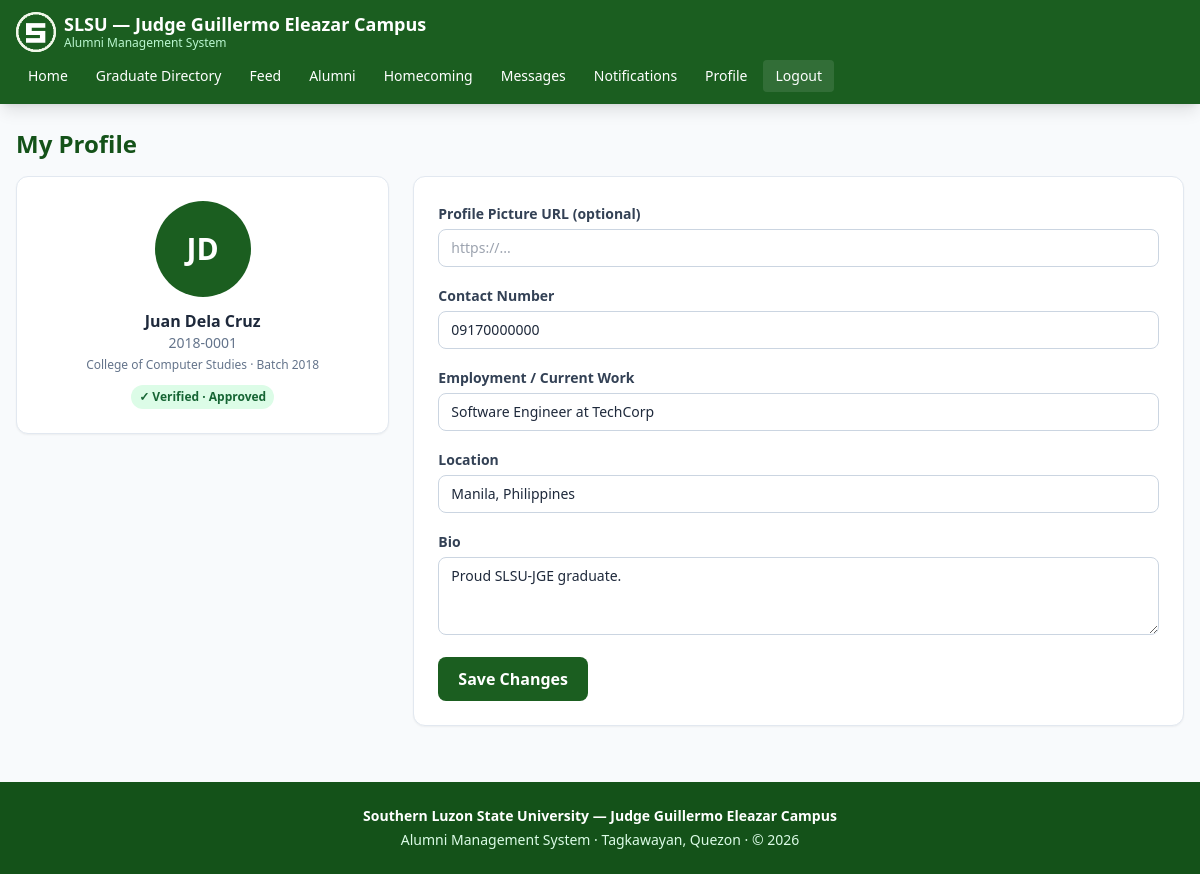
Screenshot of /profile (signed in) with the database file from the repository.
### tables this page shows
CREATE TABLE users (
    id INTEGER PRIMARY KEY AUTOINCREMENT,
    full_name TEXT NOT NULL,
    student_number TEXT NOT NULL,
    department TEXT,
    year_graduated INTEGER,
    email TEXT UNIQUE NOT NULL,
    contact TEXT,
    password_hash TEXT NOT NULL,
    status TEXT NOT NULL DEFAULT 'pending_unverified',
    verification_status TEXT NOT NULL DEFAULT 'unverified',
    is_admin INTEGER NOT NULL DEFAULT 0,
    bio TEXT DEFAULT '',
    employment TEXT DEFAULT '',
    location TEXT DEFAULT '',
    profile_pic TEXT DEFAULT '',
    created_at TEXT NOT NULL,
    last_login TEXT
);

### app.py (the view, shortened to what this page needs)
@app.route("/profile", methods=["GET", "POST"])
@login_required
def profile():
    user = current_user()
    db = get_db()
    return render_template("profile.html")

### app.py (called while the page is built)
def get_db():
    if "db" not in g:
        g.db = sqlite3.connect(DATABASE)
        g.db.row_factory = sqlite3.Row
        g.db.execute("PRAGMA foreign_keys = ON")
    return g.db

def current_user():
    uid = session.get("user_id")
    if not uid:
        return None
    db = get_db()
    return db.execute("SELECT * FROM users WHERE id = ?", (uid,)).fetchone()

def login_required(f):
    @wraps(f)
    def wrapper(*args, **kwargs):
        if not session.get("user_id"):
            flash("Please log in to access that page.", "warning")
            return redirect(url_for("login", next=request.path))
        user = current_user()
        if not user or user["status"] != "approved":
            session.clear()
            flash("Your account is not yet approved or has been deactivated.", "warning")
            return redirect(url_for("login"))
        return f(*args, **kwargs)
    return wrapper

def unread_count():
    user = current_user()
    if not user:
        return 0
    db = get_db()
    row = db.execute(
        "SELECT COUNT(*) AS c FROM notifications WHERE user_id = ? AND is_read = 0",
        (user["id"],),
    ).fetchone()
    return row["c"] if row else 0

@app.template_filter("initials")
def initials(name):
    if not name:
        return "?"
    return "".join(w[0] for w in str(name).split())[:2].upper()

@app.context_processor
def inject_globals():
    return {
        "current_user": current_user(),
        "unread_count": unread_count(),
        "now_year": datetime.now().year,
        "REACTIONS": REACTIONS,  # [NEW] exposed to templates for reaction picker
    }

### templates/profile.html (shortened to what this page needs)
{% extends "base.html" %}
{% block content %}
<h1 class="text-2xl font-bold text-slsu-800 mb-4">My Profile</h1>
<div class="grid md:grid-cols-3 gap-6">
  <div class="bg-white rounded-xl border border-slate-200 shadow-sm p-6 text-center h-fit">
    {% if current_user.profile_pic %}
      <img src="{{ current_user.profile_pic }}" class="w-24 h-24 rounded-full object-cover mx-auto" alt="">
    {% else %}
      <div class="w-24 h-24 rounded-full bg-slsu-700 text-white flex items-center justify-center text-3xl font-bold mx-auto">{{ current_user.full_name|initials }}</div>
    {% endif %}
    <h3 class="mt-3 font-bold text-slate-800">{{ current_user.full_name }}</h3>
    <p class="text-sm text-slate-500">{{ current_user.student_number }}</p>
    <p class="text-xs text-slate-500 mt-1">{{ current_user.department or '—' }} · Batch {{ current_user.year_graduated or '—' }}</p>
    <span class="inline-block mt-3 text-xs px-2 py-1 rounded-full bg-green-100 text-green-800 font-semibold">
      {% if current_user.verification_status == 'verified' %}✓ Verified{% else %}Unverified{% endif %} · Approved
    </span>
  </div>
  <form method="post" class="md:col-span-2 bg-white rounded-xl border border-slate-200 shadow-sm p-6 space-y-4">
    <div>
      <label class="text-sm font-semibold text-slate-700">Profile Picture URL (optional)</label>
      <input name="profile_pic" value="{{ current_user.profile_pic or '' }}" placeholder="https://..." class="mt-1 w-full border border-slate-300 rounded-lg px-3 py-2 text-sm">
    </div>
    <div>
      <label class="text-sm font-semibold text-slate-700">Contact Number</label>
      <input name="contact" value="{{ current_user.contact or '' }}" class="mt-1 w-full border border-slate-300 rounded-lg px-3 py-2 text-sm">
    </div>
    <div>
      <label class="text-sm font-semibold text-slate-700">Employment / Current Work</label>
      <input name="employment" value="{{ current_user.employment or '' }}" placeholder="e.g. Software Engineer at TechCorp" class="mt-1 w-full border border-slate-300 rounded-lg px-3 py-2 text-sm">
    </div>
    <div>
      <label class="text-sm font-semibold text-slate-700">Location</label>
      <input name="location" value="{{ current_user.location or '' }}" placeholder="e.g. Manila, Philippines" class="mt-1 w-full border border-slate-300 rounded-lg px-3 py-2 text-sm">
    </div>
    <div>
      <label class="text-sm font-semibold text-slate-700">Bio</label>
      <textarea name="bio" rows="3" class="mt-1 w-full border border-slate-300 rounded-lg px-3 py-2 text-sm">{{ current_user.bio or '' }}</textarea>
    </div>
    <button class="px-5 py-2.5 bg-slsu-700 text-white rounded-lg font-semibold hover:bg-slsu-800">Save Changes</button>
  </form>
</div>
{% endblock %}

### rows the page displays
users: full_name|initials "JD", full_name "Juan Dela Cruz", student_number "2018-0001", department "College of Computer Studies", year_graduated "2018", contact "09170000000", employment "Software Engineer at TechCorp", location "Manila, Philippines", bio "Proud SLSU-JGE graduate."
